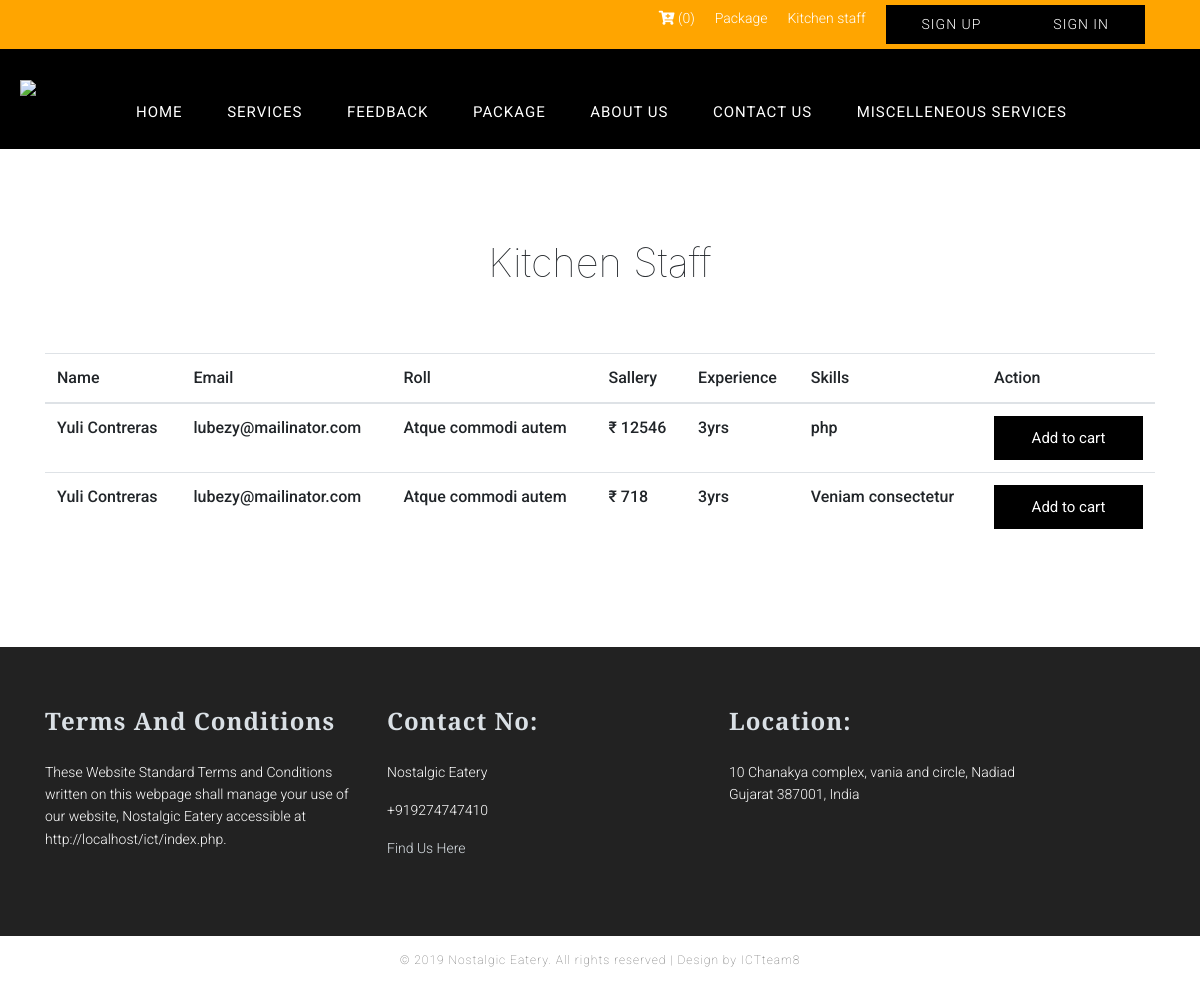
The page /show_kitchen_staff.php on the database as committed earlier.
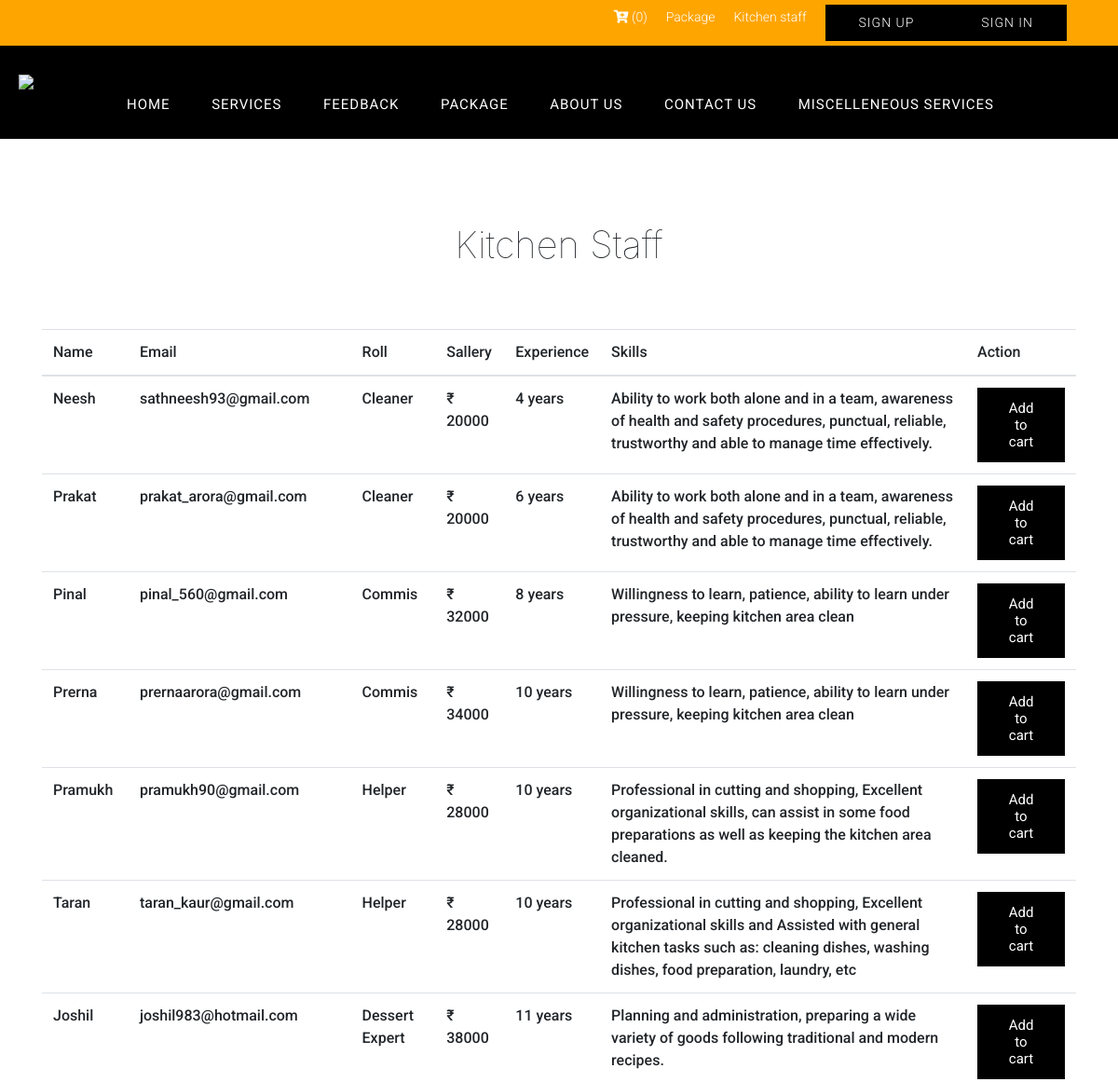
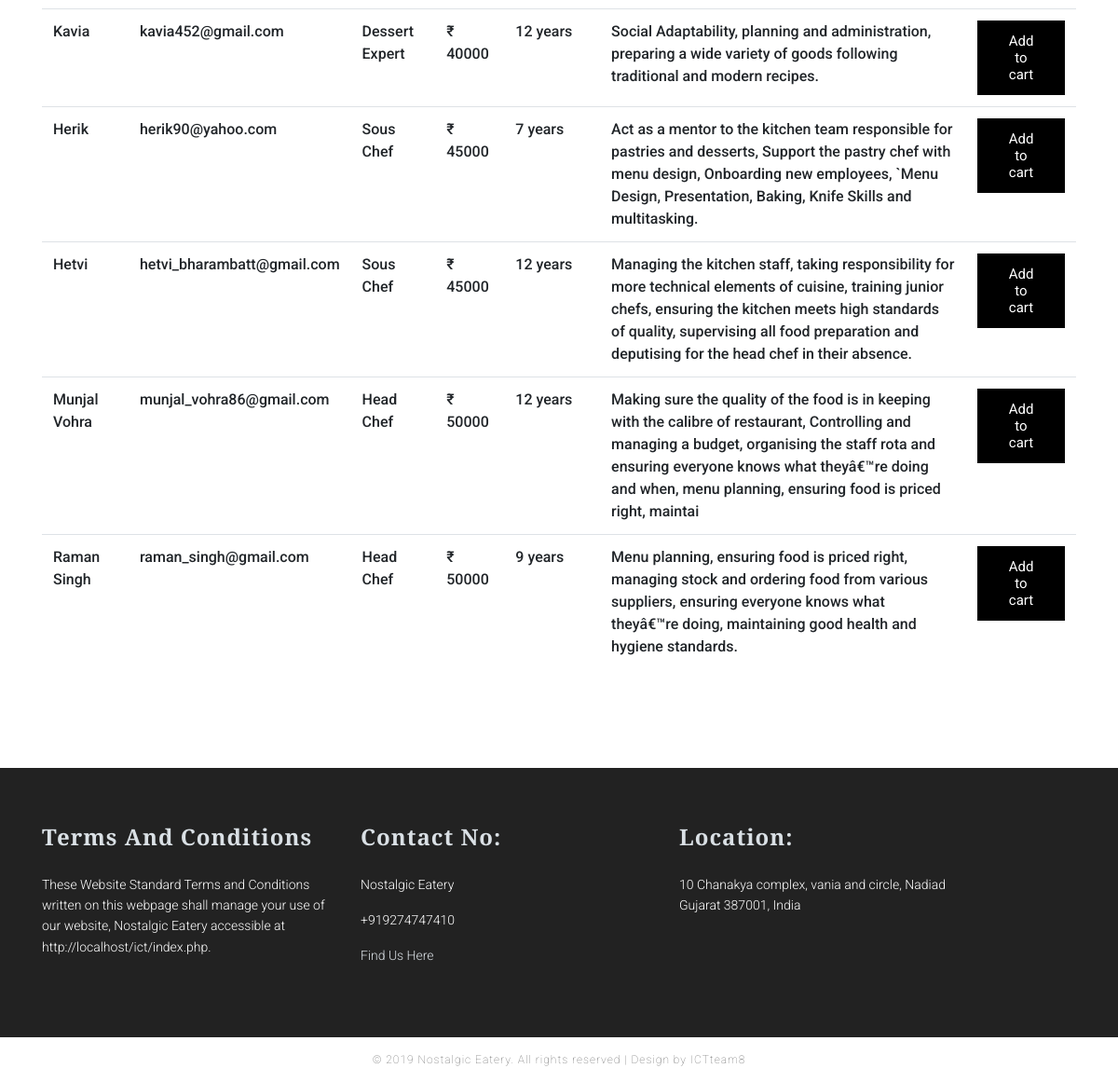
The same page on the database as committed later (2 pictures, top to bottom).
### tables this page shows
CREATE TABLE `services` (
  `id` int(11) NOT NULL,
  `service_type_id` int(11) UNSIGNED DEFAULT NULL,
  `staff_name` varchar(255) DEFAULT NULL,
  `staff_email` varchar(255) DEFAULT NULL,
  `staff_role` varchar(255) DEFAULT NULL,
  `descriptions` longtext,
  `price` varchar(255) DEFAULT NULL,
  `created_at` datetime NOT NULL DEFAULT CURRENT_TIMESTAMP,
  `experience` varchar(255) DEFAULT NULL,
  `skills` varchar(255) DEFAULT NULL
);

### server.php (called while the page is built, shortened)
<?php
$servername = "localhost";
$username = "root";
$password = "";
$db = "ictatjcu_cons2";
$conn = mysqli_connect($servername, $username, $password, $db);
function print_kitchen_staff($id = null)
{
	global $conn;
	$table = "services";
	$query = "SELECT * FROM " . $table;
	$query .= " order by id DESC";
	$query = mysqli_query($conn, $query);
	return  mysqli_fetch_all($query, MYSQLI_ASSOC);
}
?>

### show_kitchen_staff.php (the view, shortened to what this page needs)
<?php include('server.php'); ?>
<!doctype html>
<html>
<head>
	<?php require_once 'include/header_css.php'; ?>
</head>
<body>
	<div id="wrapper">
		<?php include("include/nav.inc") ?>
		<div class="services">
			<div class="container">
				<div class="heading">
					<h1 class="section-title">Kitchen Staff</h1>
				</div>
				<div class="services-container">
					<table class="table" id="kitchen_stat">
						<thead>
							<tr>
								<th>Name</th>
								<th>Email</th>
								<th>Roll</th>
								<th>Sallery</th>
								<th>Experience</th>
								<th>Skills</th>
								<th>Action</th>
							</tr>
						</thead>
						<?php $kitchen_staff = print_kitchen_staff();
						foreach ($kitchen_staff as $staff) {
							?>
								<tr>
									<td><?php echo $staff['staff_name'] ?></td>
									<td><?php echo $staff['staff_email'] ?></td>
									<td><?php echo $staff['staff_role'] ?></td>
									<td>₹ <?php echo $staff['price'] ?></td>
									<td><?php echo $staff['experience'] ?></td>
									<td><?php echo $staff['skills'] ?></td>
									<td> <a href="<?php echo ADMIN_ACTION_URL;?>?action=buy_service&id=<?php echo $staff['id'] ?>" class="btn btn-primary">Add to cart</a> </td>
								</tr>
						<?php }
						?>
					</table>
				</div>
			</div>
		</div>
	</div>
<?php include("include/footer.inc") ?>
</body>
</html>

Rows that differ between the two databases and show on the page:
removed services: staff_name "Yuli Contreras", staff_email "lubezy@mailinator.com", staff_role "Atque commodi autem", price "12546", experience "3yrs", skills "php"
removed services: staff_name "Yuli Contreras", staff_email "lubezy@mailinator.com", staff_role "Atque commodi autem", price "718", experience "3yrs", skills "Veniam consectetur"
added services: staff_name "Neesh", staff_email "sathneesh93@gmail.com", staff_role "Cleaner", price "20000", experience "4 years", skills "Ability to work both alone and in a team, awareness of health and safety procedures, punctual, reliable, trustworthy and able to manage time effectively."
added services: staff_name "Prakat", staff_email "prakat_arora@gmail.com", staff_role "Cleaner", price "20000", experience "6 years", skills "Ability to work both alone and in a team, awareness of health and safety procedures, punctual, reliable, trustworthy and able to manage time effectively."
added services: staff_name "Pinal", staff_email "pinal_560@gmail.com", staff_role "Commis", price "32000", experience "8 years", skills "Willingness to learn, patience, ability to learn under pressure, keeping kitchen area clean"
added services: staff_name "Prerna", staff_email "prernaarora@gmail.com", staff_role "Commis", price "34000", experience "10 years", skills "Willingness to learn, patience, ability to learn under pressure, keeping kitchen area clean"
added services: staff_name "Pramukh", staff_email "pramukh90@gmail.com", staff_role "Helper", price "28000", experience "10 years", skills "Professional in cutting and shopping, Excellent organizational skills, can assist in some food preparations as well as keeping the kitchen area cleaned."
added services: staff_name "Taran", staff_email "taran_kaur@gmail.com", staff_role "Helper", price "28000", experience "10 years", skills "Professional in cutting and shopping, Excellent organizational skills and Assisted with general kitchen tasks such as: cleaning dishes, washing dishes, food preparation, laundry, etc"
added services: staff_name "Joshil", staff_email "joshil983@hotmail.com", staff_role "Dessert Expert", price "38000", experience "11 years", skills "Planning and administration, preparing a wide variety of goods following traditional and modern recipes."
added services: staff_name "Kavia", staff_email "kavia452@gmail.com", staff_role "Dessert Expert", price "40000", experience "12 years", skills "Social Adaptability, planning and administration, preparing a wide variety of goods following traditional and modern recipes."
added services: staff_name "Herik", staff_email "herik90@yahoo.com", staff_role "Sous Chef", price "45000", experience "7 years", skills "Act as a mentor to the kitchen team responsible for pastries and desserts, Support the pastry chef with menu design, Onboarding new employees, `Menu Design, Presentation, Baking, Knife Skills and multitasking."
added services: staff_name "Hetvi", staff_email "hetvi_bharambatt@gmail.com", staff_role "Sous Chef", price "45000", experience "12 years", skills "Managing the kitchen staff, taking responsibility for more technical elements of cuisine, training junior chefs, ensuring the kitchen meets high standards of quality, supervising all food preparation and deputising for the head chef in their absence."
added services: staff_name "Munjal Vohra", staff_email "munjal_vohra86@gmail.com", staff_role "Head Chef", price "50000", experience "12 years", skills "Making sure the quality of the food is in keeping with the calibre of restaurant, Controlling and managing a budget, organising the staff rota and ensuring everyone knows what theyâ€™re doing and when, menu planning, ensuring food is priced right, maintai"
added services: staff_name "Raman Singh", staff_email "raman_singh@gmail.com", staff_role "Head Chef", price "50000", experience "9 years", skills "Menu planning, ensuring food is priced right, managing stock and ordering food from various suppliers, ensuring everyone knows what theyâ€™re doing, maintaining good health and hygiene standards."
